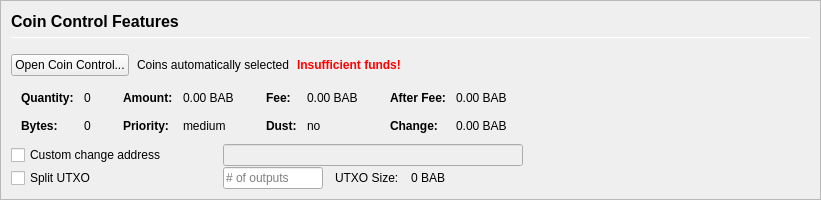
         <widget class="QFrame" name="frameCoinControl">
          <property name="sizePolicy">
           <sizepolicy hsizetype="Expanding" vsizetype="Expanding">
            <horstretch>0</horstretch>
            <verstretch>0</verstretch>
           </sizepolicy>
          </property>
          <property name="maximumSize">
           <size>
            <width>16777215</width>
            <height>16777215</height>
           </size>
          </property>
          <property name="frameShape">
           <enum>QFrame::StyledPanel</enum>
          </property>
          <property name="frameShadow">
           <enum>QFrame::Sunken</enum>
          </property>
          <layout class="QVBoxLayout" name="verticalLayoutCoinControl2">
           <property name="spacing">
            <number>0</number>
           </property>
           <property name="margin">
            <number>0</number>
           </property>
           <item>
            <widget class="QFrame" name="frameCoinControl_BG">
             <layout class="QVBoxLayout" name="verticalLayoutCoinControl" stretch="0,0,0,0,0,0">
              <property name="spacing">
               <number>1</number>
              </property>
              <property name="leftMargin">
               <number>10</number>
              </property>
              <property name="topMargin">
               <number>10</number>
              </property>
              <item>
               <layout class="QHBoxLayout" name="horizontalLayoutCoinControl1">
                <property name="bottomMargin">
                 <number>15</number>
                </property>
                <item>
                 <layout class="QVBoxLayout" name="verticalLayout_3">
                  <property name="spacing">
                   <number>6</number>
                  </property>
                  <item>
                   <widget class="QLabel" name="labelCoinControlFeatures">
                    <property name="sizePolicy">
                     <sizepolicy hsizetype="Preferred" vsizetype="Maximum">
                      <horstretch>0</horstretch>
                      <verstretch>0</verstretch>
                     </sizepolicy>
                    </property>
                    <property name="minimumSize">
                     <size>
                      <width>0</width>
                      <height>20</height>
                     </size>
                    </property>
                    <property name="font">
                     <font>
                      <pointsize>12</pointsize>
                      <weight>75</weight>
                      <bold>true</bold>
                     </font>
                    </property>
                    <property name="styleSheet">
                     <string notr="true">font-weight:bold;</string>
                    </property>
                    <property name="text">
                     <string>Coin Control Features</string>
                    </property>
                   </widget>
                  </item>
                  <item>
                   <widget class="Line" name="line">
                    <property name="minimumSize">
                     <size>
                      <width>0</width>
                      <height>1</height>
                     </size>
                    </property>
                    <property name="maximumSize">
                     <size>
                      <width>16777215</width>
                      <height>1</height>
                     </size>
                    </property>
                    <property name="orientation">
                     <enum>Qt::Horizontal</enum>
                    </property>
                   </widget>
                  </item>
                 </layout>
                </item>
               </layout>
              </item>
              <item>
               <layout class="QHBoxLayout" name="horizontalLayoutCoinControl2" stretch="0,0,0,0">
                <property name="spacing">
                 <number>8</number>
                </property>
                <property name="bottomMargin">
                 <number>10</number>
                </property>
                <item>
                 <widget class="QPushButton" name="pushButtonCoinControl">
                  <property name="styleSheet">
                   <string notr="true"/>
                  </property>
                  <property name="text">
                   <string>Open Coin Control...</string>
                  </property>
                  <property name="autoDefault">
                   <bool>false</bool>
                  </property>
                 </widget>
                </item>
                <item>
                 <widget class="QLabel" name="labelCoinControlAutomaticallySelected">
                  <property name="text">
                   <string>Coins automatically selected</string>
                  </property>
                  <property name="margin">
                   <number>5</number>
                  </property>
                 </widget>
                </item>
                <item>
                 <widget class="QLabel" name="labelCoinControlInsuffFunds">
                  <property name="font">
                   <font>
                    <weight>75</weight>
                    <bold>true</bold>
                   </font>
                  </property>
                  <property name="styleSheet">
                   <string notr="true">color:red;font-weight:bold;</string>
                  </property>
                  <property name="text">
                   <string>Insufficient funds!</string>
                  </property>
                  <property name="margin">
                   <number>5</number>
                  </property>
                 </widget>
                </item>
                <item>
                 <spacer name="horizontalSpacerCoinControl">
                  <property name="orientation">
                   <enum>Qt::Horizontal</enum>
                  </property>
                  <property name="sizeHint" stdset="0">
                   <size>
                    <width>40</width>
                    <height>1</height>
                   </size>
                  </property>
                 </spacer>
                </item>
               </layout>
              </item>
              <item>
               <widget class="QWidget" name="widgetCoinControl" native="true">
                <property name="sizePolicy">
                 <sizepolicy hsizetype="Preferred" vsizetype="Preferred">
                  <horstretch>0</horstretch>
                  <verstretch>0</verstretch>
                 </sizepolicy>
                </property>
                <property name="minimumSize">
                 <size>
                  <width>0</width>
                  <height>0</height>
                 </size>
                </property>
                <property name="styleSheet">
                 <string notr="true"/>
                </property>
                <layout class="QHBoxLayout" name="horizontalLayoutCoinControl5">
                 <property name="margin">
                  <number>0</number>
                 </property>
                 <item>
                  <layout class="QHBoxLayout" name="horizontalLayoutCoinControl3" stretch="0,0,0,1">
                   <property name="spacing">
                    <number>20</number>
                   </property>
                   <property name="topMargin">
                    <number>0</number>
                   </property>
                   <property name="bottomMargin">
                    <number>10</number>
                   </property>
                   <item>
                    <layout class="QFormLayout" name="formLayoutCoinControl1">
                     <property name="horizontalSpacing">
                      <number>10</number>
                     </property>
                     <property name="verticalSpacing">
                      <number>14</number>
                     </property>
                     <property name="leftMargin">
                      <number>10</number>
                     </property>
                     <property name="topMargin">
                      <number>4</number>
                     </property>
                     <property name="rightMargin">
                      <number>6</number>
                     </property>
                     <item row="0" column="0">
                      <widget class="QLabel" name="labelCoinControlQuantityText">
                       <property name="font">
                        <font>
                         <weight>75</weight>
                         <bold>true</bold>
                        </font>
                       </property>
                       <property name="text">
                        <string>Quantity:</string>
                       </property>
                       <property name="margin">
                        <number>0</number>
                       </property>
                      </widget>
                     </item>
                     <item row="0" column="1">
                      <widget class="QLabel" name="labelCoinControlQuantity">
                       <property name="cursor">
                        <cursorShape>IBeamCursor</cursorShape>
                       </property>
                       <property name="contextMenuPolicy">
                        <enum>Qt::ActionsContextMenu</enum>
                       </property>
                       <property name="text">
                        <string notr="true">0</string>
                       </property>
                       <property name="margin">
                        <number>0</number>
                       </property>
                       <property name="textInteractionFlags">
                        <set>Qt::LinksAccessibleByMouse|Qt::TextSelectableByKeyboard|Qt::TextSelectableByMouse</set>
                       </property>
                      </widget>
                     </item>
                     <item row="1" column="0">
                      <widget class="QLabel" name="labelCoinControlBytesText">
                       <property name="font">
                        <font>
                         <weight>75</weight>
                         <bold>true</bold>
                        </font>
                       </property>
                       <property name="text">
                        <string>Bytes:</string>
                       </property>
                      </widget>
                     </item>
                     <item row="1" column="1">
                      <widget class="QLabel" name="labelCoinControlBytes">
                       <property name="cursor">
                        <cursorShape>IBeamCursor</cursorShape>
                       </property>
                       <property name="contextMenuPolicy">
                        <enum>Qt::ActionsContextMenu</enum>
                       </property>
                       <property name="text">
                        <string notr="true">0</string>
                       </property>
                       <property name="textInteractionFlags">
                        <set>Qt::LinksAccessibleByMouse|Qt::TextSelectableByKeyboard|Qt::TextSelectableByMouse</set>
                       </property>
                      </widget>
                     </item>
                    </layout>
                   </item>
                   <item>
                    <layout class="QFormLayout" name="formLayoutCoinControl2">
                     <property name="horizontalSpacing">
                      <number>10</number>
                     </property>
                     <property name="verticalSpacing">
                      <number>14</number>
                     </property>
                     <property name="leftMargin">
                      <number>6</number>
                     </property>
                     <property name="topMargin">
                      <number>4</number>
                     </property>
                     <property name="rightMargin">
                      <number>6</number>
                     </property>
                     <item row="0" column="0">
                      <widget class="QLabel" name="labelCoinControlAmountText">
                       <property name="font">
                        <font>
                         <weight>75</weight>
                         <bold>true</bold>
                        </font>
                       </property>
                       <property name="text">
                        <string>Amount:</string>
                       </property>
                       <property name="margin">
                        <number>0</number>
                       </property>
                      </widget>
                     </item>
                     <item row="0" column="1">
                      <widget class="QLabel" name="labelCoinControlAmount">
                       <property name="cursor">
                        <cursorShape>IBeamCursor</cursorShape>
                       </property>
                       <property name="contextMenuPolicy">
                        <enum>Qt::ActionsContextMenu</enum>
                       </property>
                       <property name="text">
                        <string notr="true">0.00 BAB</string>
                       </property>
                       <property name="textInteractionFlags">
                        <set>Qt::LinksAccessibleByMouse|Qt::TextSelectableByKeyboard|Qt::TextSelectableByMouse</set>
                       </property>
                      </widget>
                     </item>
                     <item row="1" column="0">
                      <widget class="QLabel" name="labelCoinControlPriorityText">
                       <property name="font">
                        <font>
                         <weight>75</weight>
                         <bold>true</bold>
                        </font>
                       </property>
                       <property name="text">
                        <string>Priority:</string>
                       </property>
                      </widget>
                     </item>
                     <item row="1" column="1">
                      <widget class="QLabel" name="labelCoinControlPriority">
                       <property name="cursor">
                        <cursorShape>IBeamCursor</cursorShape>
                       </property>
                       <property name="contextMenuPolicy">
                        <enum>Qt::ActionsContextMenu</enum>
                       </property>
                       <property name="text">
                        <string>medium</string>
                       </property>
                       <property name="textInteractionFlags">
                        <set>Qt::LinksAccessibleByMouse|Qt::TextSelectableByKeyboard|Qt::TextSelectableByMouse</set>
                       </property>
                      </widget>
                     </item>
                    </layout>
                   </item>
                   <item>
                    <layout class="QFormLayout" name="formLayoutCoinControl3">
                     <property name="horizontalSpacing">
                      <number>10</number>
                     </property>
                     <property name="verticalSpacing">
                      <number>14</number>
                     </property>
                     <property name="leftMargin">
                      <number>6</number>
                     </property>
                     <property name="topMargin">
                      <number>4</number>
                     </property>
                     <property name="rightMargin">
                      <number>6</number>
                     </property>
                     <item row="0" column="0">
                      <widget class="QLabel" name="labelCoinControlFeeText">
                       <property name="font">
                        <font>
                         <weight>75</weight>
                         <bold>true</bold>
                        </font>
                       </property>
                       <property name="text">
                        <string>Fee:</string>
                       </property>
                       <property name="margin">
                        <number>0</number>
                       </property>
                      </widget>
                     </item>
                     <item row="0" column="1">
                      <widget class="QLabel" name="labelCoinControlFee">
                       <property name="cursor">
                        <cursorShape>IBeamCursor</cursorShape>
                       </property>
                       <property name="contextMenuPolicy">
                        <enum>Qt::ActionsContextMenu</enum>
                       </property>
                       <property name="text">
                        <string notr="true">0.00 BAB</string>
                       </property>
                       <property name="textInteractionFlags">
                        <set>Qt::LinksAccessibleByMouse|Qt::TextSelectableByKeyboard|Qt::TextSelectableByMouse</set>
                       </property>
                      </widget>
                     </item>
                     <item row="1" column="0">
                      <widget class="QLabel" name="labelCoinControlLowOutputText">
                       <property name="font">
                        <font>
                         <weight>75</weight>
                         <bold>true</bold>
                        </font>
                       </property>
                       <property name="text">
                        <string>Dust:</string>
                       </property>
                      </widget>
                     </item>
                     <item row="1" column="1">
                      <widget class="QLabel" name="labelCoinControlLowOutput">
                       <property name="cursor">
                        <cursorShape>IBeamCursor</cursorShape>
                       </property>
                       <property name="contextMenuPolicy">
                        <enum>Qt::ActionsContextMenu</enum>
                       </property>
                       <property name="text">
                        <string>no</string>
                       </property>
                       <property name="textInteractionFlags">
                        <set>Qt::LinksAccessibleByMouse|Qt::TextSelectableByKeyboard|Qt::TextSelectableByMouse</set>
                       </property>
                      </widget>
                     </item>
                    </layout>
                   </item>
                   <item>
                    <layout class="QFormLayout" name="formLayoutCoinControl4">
                     <property name="horizontalSpacing">
                      <number>10</number>
                     </property>
                     <property name="verticalSpacing">
                      <number>14</number>
                     </property>
                     <property name="leftMargin">
                      <number>6</number>
                     </property>
                     <property name="topMargin">
                      <number>4</number>
                     </property>
                     <property name="rightMargin">
                      <number>6</number>
                     </property>
                     <item row="0" column="0">
                      <widget class="QLabel" name="labelCoinControlAfterFeeText">
                       <property name="font">
                        <font>
                         <weight>75</weight>
                         <bold>true</bold>
                        </font>
                       </property>
                       <property name="text">
                        <string>After Fee:</string>
                       </property>
                       <property name="margin">
                        <number>0</number>
                       </property>
                      </widget>
                     </item>
                     <item row="0" column="1">
                      <widget class="QLabel" name="labelCoinControlAfterFee">
                       <property name="cursor">
                        <cursorShape>IBeamCursor</cursorShape>
                       </property>
                       <property name="contextMenuPolicy">
                        <enum>Qt::ActionsContextMenu</enum>
                       </property>
                       <property name="text">
                        <string notr="true">0.00 BAB</string>
                       </property>
                       <property name="textInteractionFlags">
                        <set>Qt::LinksAccessibleByMouse|Qt::TextSelectableByKeyboard|Qt::TextSelectableByMouse</set>
                       </property>
                      </widget>
                     </item>
                     <item row="1" column="0">
                      <widget class="QLabel" name="labelCoinControlChangeText">
                       <property name="font">
                        <font>
                         <weight>75</weight>
                         <bold>true</bold>
                        </font>
                       </property>
                       <property name="text">
                        <string>Change:</string>
                       </property>
                      </widget>
                     </item>
                     <item row="1" column="1">
                      <widget class="QLabel" name="labelCoinControlChange">
                       <property name="cursor">
                        <cursorShape>IBeamCursor</cursorShape>
                       </property>
                       <property name="contextMenuPolicy">
                        <enum>Qt::ActionsContextMenu</enum>
                       </property>
                       <property name="text">
                        <string notr="true">0.00 BAB</string>
                       </property>
                       <property name="textInteractionFlags">
                        <set>Qt::LinksAccessibleByMouse|Qt::TextSelectableByKeyboard|Qt::TextSelectableByMouse</set>
                       </property>
                      </widget>
                     </item>
                    </layout>
                   </item>
                  </layout>
                 </item>
                </layout>
               </widget>
              </item>
              <item>
               <layout class="QHBoxLayout" name="horizontalLayoutCoinControl4">
                <property name="spacing">
                 <number>12</number>
                </property>
                <property name="sizeConstraint">
                 <enum>QLayout::SetDefaultConstraint</enum>
                </property>
                <property name="topMargin">
                 <number>0</number>
                </property>
                <property name="rightMargin">
                 <number>0</number>
                </property>
                <item>
                 <widget class="QCheckBox" name="checkBoxCoinControlChange">
                  <property name="sizePolicy">
                   <sizepolicy hsizetype="Preferred" vsizetype="Preferred">
                    <horstretch>0</horstretch>
                    <verstretch>0</verstretch>
                   </sizepolicy>
                  </property>
                  <property name="minimumSize">
                   <size>
                    <width>200</width>
                    <height>0</height>
                   </size>
                  </property>
                  <property name="maximumSize">
                   <size>
                    <width>200</width>
                    <height>16777215</height>
                   </size>
                  </property>
                  <property name="toolTip">
                   <string>If this is activated, but the change address is empty or invalid, change will be sent to a newly generated address.</string>
                  </property>
                  <property name="text">
                   <string>Custom change address</string>
                  </property>
                 </widget>
                </item>
                <item>
                 <widget class="QValidatedLineEdit" name="lineEditCoinControlChange">
                  <property name="enabled">
                   <bool>false</bool>
                  </property>
                  <property name="sizePolicy">
                   <sizepolicy hsizetype="Preferred" vsizetype="Preferred">
                    <horstretch>0</horstretch>
                    <verstretch>0</verstretch>
                   </sizepolicy>
                  </property>
                  <property name="minimumSize">
                   <size>
                    <width>300</width>
                    <height>0</height>
                   </size>
                  </property>
                 </widget>
                </item>
                <item>
                 <widget class="QLabel" name="labelCoinControlChangeLabel">
                  <property name="sizePolicy">
                   <sizepolicy hsizetype="Preferred" vsizetype="Preferred">
                    <horstretch>0</horstretch>
                    <verstretch>0</verstretch>
                   </sizepolicy>
                  </property>
                  <property name="minimumSize">
                   <size>
                    <width>100</width>
                    <height>0</height>
                   </size>
                  </property>
                  <property name="text">
                   <string/>
                  </property>
                  <property name="margin">
                   <number>3</number>
                  </property>
                 </widget>
                </item>
               </layout>
              </item>
              <item>
               <layout class="QHBoxLayout" name="horizontalLayoutCoinControl6">
                <property name="spacing">
                 <number>12</number>
                </property>
                <property name="rightMargin">
                 <number>0</number>
                </property>
                <item>
                 <widget class="QCheckBox" name="splitBlockCheckBox">
                  <property name="sizePolicy">
                   <sizepolicy hsizetype="Preferred" vsizetype="Preferred">
                    <horstretch>0</horstretch>
                    <verstretch>0</verstretch>
                   </sizepolicy>
                  </property>
                  <property name="minimumSize">
                   <size>
                    <width>200</width>
                    <height>0</height>
                   </size>
                  </property>
                  <property name="maximumSize">
                   <size>
                    <width>200</width>
                    <height>16777215</height>
                   </size>
                  </property>
                  <property name="text">
                   <string>Split UTXO</string>
                  </property>
                 </widget>
                </item>
                <item>
                 <widget class="QLineEdit" name="splitBlockLineEdit">
                  <property name="sizePolicy">
                   <sizepolicy hsizetype="Preferred" vsizetype="Preferred">
                    <horstretch>50</horstretch>
                    <verstretch>0</verstretch>
                   </sizepolicy>
                  </property>
                  <property name="minimumSize">
                   <size>
                    <width>100</width>
                    <height>0</height>
                   </size>
                  </property>
                  <property name="maximumSize">
                   <size>
                    <width>100</width>
                    <height>16777215</height>
                   </size>
                  </property>
                  <property name="placeholderText">
                   <string># of outputs</string>
                  </property>
                 </widget>
                </item>
                <item>
                 <widget class="QLabel" name="labelBlockSizeText">
                  <property name="text">
                   <string>UTXO Size:</string>
                  </property>
                 </widget>
                </item>
                <item>
                 <widget class="QLabel" name="labelBlockSize">
                  <property name="text">
                   <string>0 BAB</string>
                  </property>
                 </widget>
                </item>
                <item>
                 <spacer name="horizontalSpacer_7">
                  <property name="orientation">
                   <enum>Qt::Horizontal</enum>
                  </property>
                  <property name="sizeHint" stdset="0">
                   <size>
                    <width>40</width>
                    <height>20</height>
                   </size>
                  </property>
                 </spacer>
                </item>
               </layout>
              </item>
              <item>
               <spacer name="verticalSpacerCoinControl">
                <property name="orientation">
                 <enum>Qt::Vertical</enum>
                </property>
                <property name="sizeHint" stdset="0">
                 <size>
                  <width>800</width>
                  <height>1</height>
                 </size>
                </property>
               </spacer>
              </item>
             </layout>
            </widget>
           </item>
          </layout>
         </widget>
